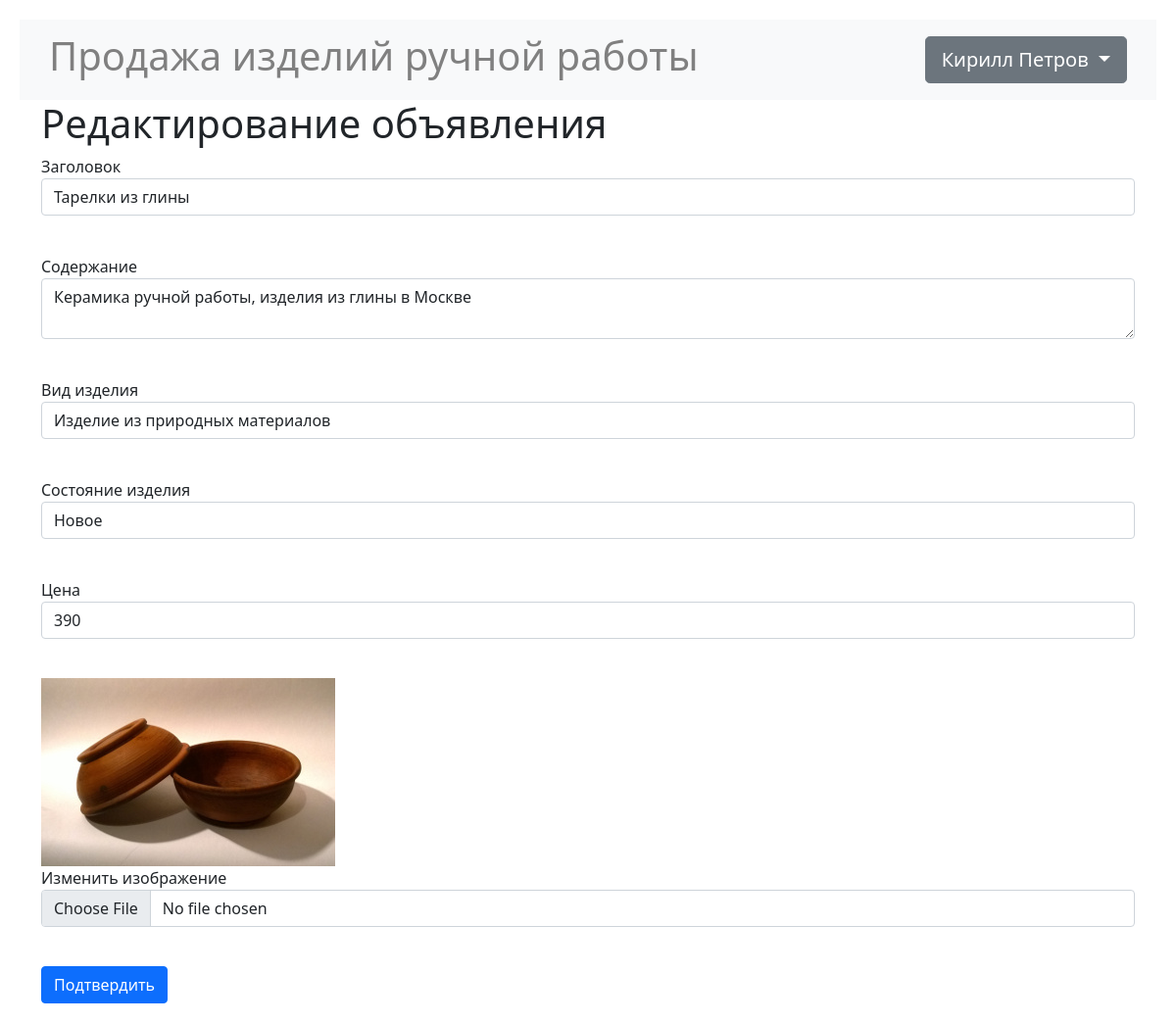
The page /ad/3 (signed in) on the database its author committed.
### data/users.py (models this page shows, shortened)
class User(SqlAlchemyBase, UserMixin, SerializerMixin):
    __tablename__ = 'users'
    id = sqlalchemy.Column(sqlalchemy.Integer,
                           primary_key=True, autoincrement=True)
    name = sqlalchemy.Column(sqlalchemy.String, nullable=True)
    surname = sqlalchemy.Column(sqlalchemy.String, nullable=True)
    patronymic = sqlalchemy.Column(sqlalchemy.String, nullable=True)
    city = sqlalchemy.Column(sqlalchemy.String, nullable=True)
    age = sqlalchemy.Column(sqlalchemy.Integer, nullable=True)
    email = sqlalchemy.Column(sqlalchemy.String,
                              index=True, unique=True, nullable=True)
    about = sqlalchemy.Column(sqlalchemy.String, nullable=True)
    hashed_password = sqlalchemy.Column(sqlalchemy.String, nullable=True)
    created_date = sqlalchemy.Column(sqlalchemy.DateTime,
                                     default=datetime.datetime.now)
    ads = orm.relation("Ad", back_populates='user')

### data/ads.py (models this page shows)
class Ad(SqlAlchemyBase, SerializerMixin):
    __tablename__ = 'ads'
    id = sqlalchemy.Column(sqlalchemy.Integer,
                           primary_key=True, autoincrement=True)
    user_id = sqlalchemy.Column(sqlalchemy.Integer,
                                sqlalchemy.ForeignKey("users.id"))
    title = sqlalchemy.Column(sqlalchemy.String, nullable=True)
    content = sqlalchemy.Column(sqlalchemy.String, nullable=True)
    price = sqlalchemy.Column(sqlalchemy.Integer, nullable=True)
    filename = sqlalchemy.Column(sqlalchemy.String, nullable=True)
    created_date = sqlalchemy.Column(sqlalchemy.DateTime,
                                     default=datetime.datetime.now)
    is_sold = sqlalchemy.Column(sqlalchemy.Boolean, default=False)
    material = sqlalchemy.Column(sqlalchemy.String, nullable=True)
    condition = sqlalchemy.Column(sqlalchemy.String, nullable=True)
    user = orm.relation('User')

### main.py (the view, shortened to what this page needs)
@app.route('/ad/<int:id>', methods=['GET', 'POST'])
@login_required
def edit_ad(id):
    form = AdEditForm()
    if request.method == "GET":
        db_sess = db_session.create_session()
        ad = db_sess.query(Ad).filter(Ad.id == id,
                                      Ad.user == current_user).first()
        if ad:
            form.title.data = ad.title
            form.content.data = ad.content
            form.price.data = ad.price
            form.material.data = ad.material
            form.condition.data = ad.condition
            form.current_img.data = f"../static/img/{ad.filename}"
        else:
            abort(404)
    return render_template('ad.html',
                           title='Редактирование объявления',
                           form=form)

### forms/ad.py
class AdEditForm(AdForm):
    image = FileField("Изменить изображение")

### data/db_session.py (called while the page is built)
def create_session() -> Session:
    global __factory
    return __factory()

### main.py (called while the page is built)
@login_manager.user_loader
def load_user(user_id):
    db_sess = db_session.create_session()
    return db_sess.query(User).get(user_id)

### templates/ad.html (shortened to what this page needs)
{% extends "base.html" %}
{% block content %}
<h1>{{ title }}</h1>
<form action="" method="post" enctype="multipart/form-data">
    <p>
        {{ form.title.label }}<br>
        {{ form.title(class="form-control") }}<br>
    <p>
        {{ form.content.label }}<br>
        {{ form.content(class="form-control") }}<br>
    <p>
        {{ form.material.label }}<br>
        {{ form.material(class="form-control") }}<br>
    <p>
        {{ form.condition.label }}<br>
        {{ form.condition(class="form-control") }}<br>
    <p>
        {{ form.price.label }}<br>
        {{ form.price(class="form-control") }}<br>
    <p>
        {% if form.current_img.data %}
            <img src={{ form.current_img.data }}
                 alt="Прошлое изображение товара"><br>
        {% endif %}
        {{ form.image.label }}<br>
        {{ form.image(class="form-control") }}<br>
    <p>{{ form.submit(type="submit", class="btn btn-primary") }}</p>
</form>
{% endblock %}

### templates/base.html (shortened to what this page needs)
<!doctype html>
<html lang="en">
<head>
    <link href="https://cdn.jsdelivr.net/npm/bootstrap@5.1.3/dist/css/bootstrap.min.css"
          rel="stylesheet"
>
    <link rel="stylesheet" type="text/css" href={{css}}>
    <link rel="stylesheet" type="text/css" href="/static/css/base.css">
</head>
<body>
<header>
    <nav class="navbar navbar-light bg-light">
        <span class="navbar-text h1" data-bs-toggle="tooltip"
              data-bs-placement="bottom" title="Перейти на главную страницу">
            <a href="/" class="base_title"
               style="color:grey; white-space: nowrap;">
                Продажа изделий ручной работы</a></span>
        {% if current_user.is_authenticated %}
        <div class="btn-group">
            <button type="button"
                    class="btn btn-secondary btn-lg dropdown-toggle"
                    data-bs-toggle="dropdown" aria-expanded="false">
                {{ current_user.name }} {{ current_user.surname }}
            </button>
        </div>
        {% else %}
        <p>
            <a class="btn btn-primary"
               href="/register">Зарегистрироваться</a>
            <a class="btn btn-success" href="/login">Войти</a>
        </p>
        {% endif %}
    </nav>
</header>
<main role="main" class="container">
    {% block content %}{% endblock %}
</main>
</body>
</html>

### static/css/base.css (style rules this page uses)
body { margin: 20px; }
.navbar { padding: 5px 30px; }
.base_title { text-decoration: none; }

### rows shown on the page
User: name "Кирилл", surname "Петров"
Ad: title "Тарелки из глины", content "Керамика ручной работы, изделия из глины в Москве", material "Изделие из природных материалов", condition "Новое", price "390"

### other values the page prints
{{ title }} "Редактирование объявления"
